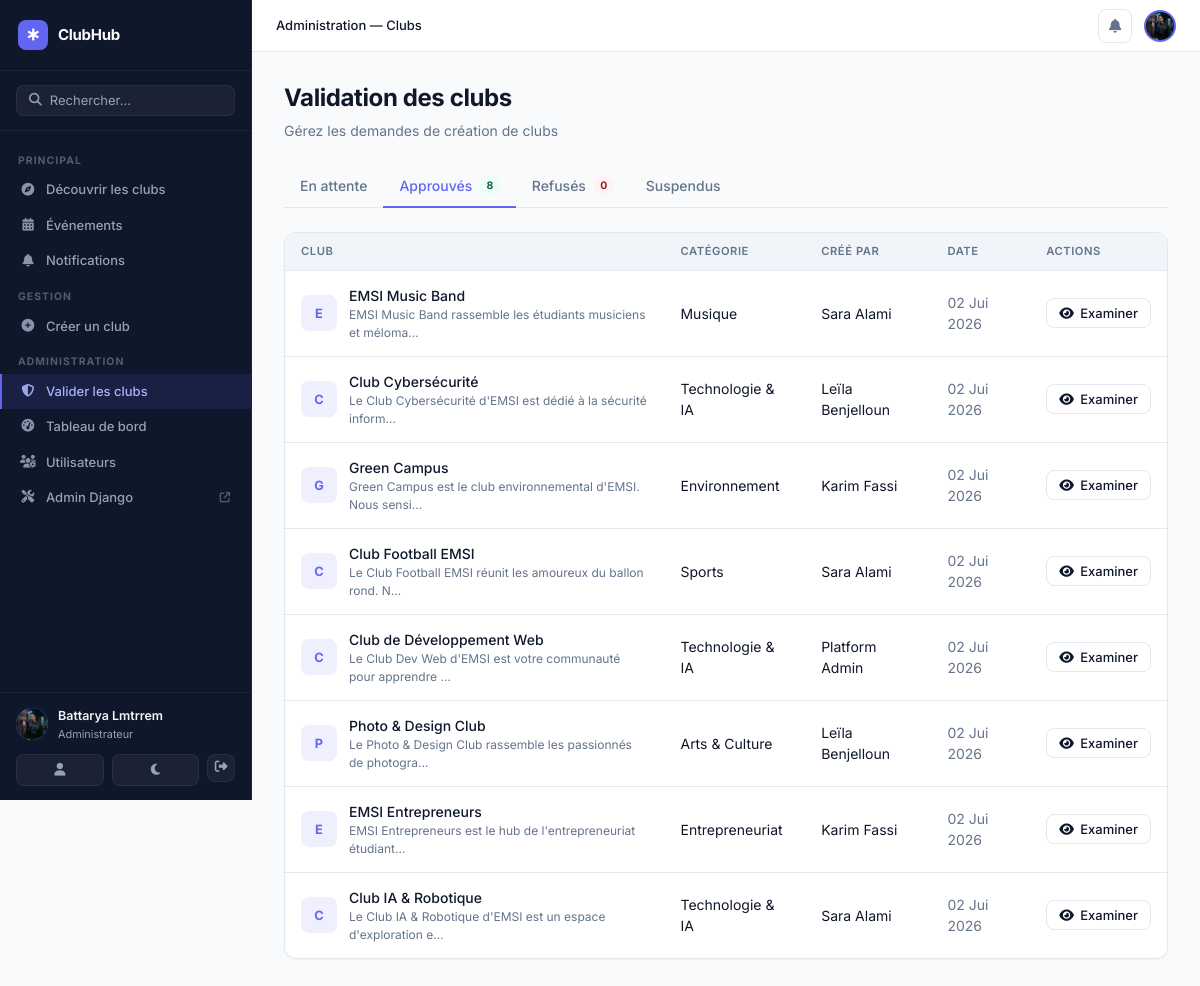
Page /admin-clubs/?status=approved (signed in) on the committed database.
### presences/models.py (models this page shows, shortened)
class Utilisateur(AbstractUser):
    ROLE_ADMIN = 'admin'
    ROLE_ENSEIGNANT = 'enseignant'
    ROLE_ETUDIANT = 'etudiant'
    ROLE_CLUB_MANAGER = 'club_manager'
    ROLE_CHOICES = (
        ('admin', 'Administrateur'),
        ('enseignant', 'Enseignant'),
        ('etudiant', 'Étudiant'),
        ('club_manager', 'Responsable de Club'),
    )
    role = models.CharField(max_length=20, choices=ROLE_CHOICES, default='etudiant')
    cne = models.CharField(max_length=20, blank=True, null=True)
    filiere = models.CharField(max_length=50, blank=True, null=True)
    bio = models.TextField(blank=True, default='')
    avatar = models.ImageField(upload_to='avatars/', null=True, blank=True)
    phone = models.CharField(max_length=20, blank=True, default='')
    university = models.CharField(max_length=200, blank=True, default='EMSI')
    website = models.URLField(blank=True, default='')
    linkedin = models.URLField(blank=True, default='')
    @property
    def is_platform_admin(self):
        return self.role == self.ROLE_ADMIN

### clubs/models.py (models this page shows, shortened)
class Club(models.Model):
    STATUS_PENDING = 'pending'
    STATUS_APPROVED = 'approved'
    STATUS_REJECTED = 'rejected'
    STATUS_SUSPENDED = 'suspended'
    STATUS_CHOICES = [
        ('pending', 'En attente'),
        ('approved', 'Approuvé'),
        ('rejected', 'Rejeté'),
        ('suspended', 'Suspendu'),
    ]
    name = models.CharField(max_length=200)
    slug = models.SlugField(unique=True, blank=True)
    short_description = models.CharField(max_length=300, blank=True)
    description = models.TextField()
    category = models.ForeignKey(
        ClubCategory, on_delete=models.SET_NULL,
        null=True, blank=True, related_name='clubs'
    )
    logo = models.ImageField(upload_to='clubs/logos/', null=True, blank=True)
    banner = models.ImageField(upload_to='clubs/banners/', null=True, blank=True)
    founding_date = models.DateField(null=True, blank=True)
    contact_email = models.EmailField(blank=True)
    contact_phone = models.CharField(max_length=20, blank=True)
    website = models.URLField(blank=True)
    facebook = models.URLField(blank=True)
    instagram = models.URLField(blank=True)
    twitter = models.URLField(blank=True)
    linkedin = models.URLField(blank=True)
    created_by = models.ForeignKey(
        settings.AUTH_USER_MODEL, on_delete=models.CASCADE,
        related_name='created_clubs'
    )
    status = models.CharField(max_length=20, choices=STATUS_CHOICES, default='pending')
    rejection_reason = models.TextField(blank=True)
    is_featured = models.BooleanField(default=False)
    is_public = models.BooleanField(default=True)
    max_members = models.PositiveIntegerField(default=0, help_text='0 = illimité')
    tags = models.CharField(max_length=500, blank=True)
    created_at = models.DateTimeField(auto_now_add=True)
    updated_at = models.DateTimeField(auto_now=True)
    class Meta:
        verbose_name = 'Club'
        verbose_name_plural = 'Clubs'
        ordering = ['-is_featured', '-created_at']

class ClubCategory(models.Model):
    name = models.CharField(max_length=100)
    slug = models.SlugField(unique=True)
    description = models.TextField(blank=True)
    icon = models.CharField(max_length=50, default='fa-users')
    color = models.CharField(max_length=7, default='#6366F1')
    display_order = models.PositiveIntegerField(default=0)
    class Meta:
        verbose_name = 'Catégorie'
        verbose_name_plural = 'Catégories'
        ordering = ['display_order', 'name']

### clubs/views.py (the view)
# urls.py: path('admin-clubs/', clubs_views.admin_clubs, name='admin_clubs'),
@login_required
def admin_clubs(request):
    if not request.user.is_platform_admin:
        return redirect('club_list')
    status_filter = request.GET.get('status', 'pending')
    clubs = Club.objects.filter(status=status_filter).select_related(
        'category', 'created_by'
    ).order_by('-created_at')
    counts = {
        'pending': Club.objects.filter(status='pending').count(),
        'approved': Club.objects.filter(status='approved').count(),
        'rejected': Club.objects.filter(status='rejected').count(),
        'suspended': Club.objects.filter(status='suspended').count(),
    }
    return render(request, 'clubs/admin_clubs.html', {
        'clubs': clubs,
        'status_filter': status_filter,
        'counts': counts,
    })

### notifications/context_processors.py (called while the page is built)
def notifications_context(request):
    ctx = {'unread_notif_count': 0, 'pending_clubs_count': 0}
    if request.user.is_authenticated:
        ctx['unread_notif_count'] = request.user.notifications.filter(is_read=False).count()
        if getattr(request.user, 'is_platform_admin', False):
            from clubs.models import Club
            ctx['pending_clubs_count'] = Club.objects.filter(status='pending').count()
    return ctx

### templates/clubs/admin_clubs.html (shortened to what this page needs)
{% extends 'base.html' %}
{% block breadcrumb %}
<span class="breadcrumb-item">Administration — Clubs</span>
{% endblock %}
{% block content %}
<div class="page-header">
  <div>
    <h1 class="page-title">Validation des clubs</h1>
    <p class="page-subtitle">Gérez les demandes de création de clubs</p>
  </div>
</div>
<div class="tab-nav">
  <a href="?status=pending" class="tab-link {% if status_filter == 'pending' %}active{% endif %}">
    En attente
  </a>
  <a href="?status=approved" class="tab-link {% if status_filter == 'approved' %}active{% endif %}">
    Approuvés <span class="tab-badge tab-badge--green">{{ counts.approved }}</span>
  </a>
  <a href="?status=rejected" class="tab-link {% if status_filter == 'rejected' %}active{% endif %}">
    Refusés <span class="tab-badge tab-badge--red">{{ counts.rejected }}</span>
  </a>
  <a href="?status=suspended" class="tab-link {% if status_filter == 'suspended' %}active{% endif %}">
    Suspendus
  </a>
</div>
{% if clubs %}
<div class="card">
  <div class="card-body p-0">
    <div class="table-wrapper">
      <table class="table">
        <thead>
          <tr>
            <th>Club</th>
            <th>Catégorie</th>
            <th>Créé par</th>
            <th>Date</th>
            <th>Actions</th>
          </tr>
        </thead>
        <tbody>
          {% for club in clubs %}
          <tr>
            <td>
              <div class="table-user-cell">
                <div class="club-list-logo">
                  {% if club.logo %}
                  <img src="{{ club.logo.url }}" alt="">
                  {% else %}
                  {{ club.name.0 }}
                  {% endif %}
                </div>
                <div>
                  <div class="table-user-name">{{ club.name }}</div>
                  <div class="table-user-sub">{{ club.description|truncatechars:60 }}</div>
                </div>
              </div>
            </td>
            <td>{{ club.category.name|default:"—" }}</td>
            <td>{{ club.created_by.get_full_name|default:club.created_by.username }}</td>
            <td class="text-sm text-muted">{{ club.created_at|date:"d M Y" }}</td>
            <td>
              <a href="{% url 'admin_review_club' pk=club.pk %}" class="btn btn-sm btn-secondary">
                <i class="fa-solid fa-eye"></i> Examiner
              </a>
            </td>
          </tr>
          {% endfor %}
        </tbody>
      </table>
    </div>
  </div>
</div>
{% else %}
<div class="empty-state empty-state--large">
  <div class="empty-icon"><i class="fa-solid fa-check-circle"></i></div>
  <h3 class="empty-title">Aucun club dans cette catégorie</h3>
  <p class="empty-desc">Il n'y a aucun club avec ce statut pour le moment.</p>
</div>
{% endif %}
{% endblock %}

### templates/base.html (shortened to what this page needs)
{% load static %}
<!DOCTYPE html>
<html lang="fr">
<head>
  <link rel="stylesheet" href="https://cdnjs.cloudflare.com/ajax/libs/font-awesome/6.5.0/css/all.min.css">
  <link rel="stylesheet" href="{% static 'css/style.css' %}">
  <link rel="stylesheet" href="{% static 'css/clubs.css' %}">
</head>
<body class="{% block body_class %}{% endblock %}">
{% if user.is_authenticated %}
<aside class="sidebar" id="sidebar">
  <div class="sidebar-brand">
    <a href="{% url 'club_list' %}" class="brand-link">
      <div class="brand-icon"><i class="fa-solid fa-star-of-life"></i></div>
      <span class="brand-name">ClubHub</span>
    </a>
  </div>
  <div class="sidebar-search">
    <form action="{% url 'club_list' %}" method="get">
      <div class="search-input-wrap">
        <i class="fa-solid fa-magnifying-glass"></i>
        <input type="text" name="q" placeholder="Rechercher..." class="sidebar-search-input">
      </div>
    </form>
  </div>
  <nav class="sidebar-nav">
    <div class="sidebar-section-label">Principal</div>
    <a href="{% url 'club_list' %}"
       class="sidebar-link {% if request.resolver_match.url_name == 'club_list' %}active{% endif %}">
      <i class="fa-solid fa-compass"></i>
      <span>Découvrir les clubs</span>
    </a>
    <a href="{% url 'event_list' %}"
       class="sidebar-link {% if 'event' in request.resolver_match.url_name %}active{% endif %}">
      <i class="fa-solid fa-calendar-days"></i>
      <span>Événements</span>
    </a>
    <a href="{% url 'notification_list' %}"
       class="sidebar-link {% if request.resolver_match.url_name == 'notification_list' %}active{% endif %}">
      <i class="fa-solid fa-bell"></i>
      <span>Notifications</span>
    </a>
    {% if user.role == 'admin' or user.role == 'club_manager' %}
    <div class="sidebar-section-label">Gestion</div>
    <a href="{% url 'club_create' %}"
       class="sidebar-link {% if request.resolver_match.url_name == 'club_create' %}active{% endif %}">
      <i class="fa-solid fa-plus-circle"></i>
      <span>Créer un club</span>
    </a>
    {% endif %}
    {% if user.role == 'admin' %}
    <div class="sidebar-section-label">Administration</div>
    <a href="{% url 'admin_clubs' %}"
       class="sidebar-link {% if 'admin_club' in request.resolver_match.url_name %}active{% endif %}">
      <i class="fa-solid fa-shield-halved"></i>
      <span>Valider les clubs</span>
    </a>
    <a href="{% url 'dashboard_admin' %}"
       class="sidebar-link {% if 'dashboard_admin' in request.resolver_match.url_name %}active{% endif %}">
      <i class="fa-solid fa-gauge-high"></i>
      <span>Tableau de bord</span>
    </a>
    <a href="{% url 'admin_users' %}" class="sidebar-link">
      <i class="fa-solid fa-users-gear"></i>
      <span>Utilisateurs</span>
    </a>
    <a href="/admin/" class="sidebar-link" target="_blank">
      <i class="fa-solid fa-screwdriver-wrench"></i>
      <span>Admin Django</span>
      <i class="fa-solid fa-arrow-up-right-from-square" style="font-size:.65rem;margin-left:auto;opacity:.5"></i>
    </a>
    {% endif %}
  </nav>
  <div class="sidebar-footer">
    <div class="sidebar-user">
      <div class="user-avatar-sm">
        {% if user.avatar %}
          <img src="{{ user.avatar.url }}" alt="" style="width:100%;height:100%;object-fit:cover;border-radius:50%;">
        {% else %}
          {{ user.get_initials }}
        {% endif %}
      </div>
      <div class="user-meta">
        <div class="user-name-sm">{{ user.get_full_name|default:user.username }}</div>
        <div class="user-role-sm">{{ user.get_role_display }}</div>
      </div>
    </div>
    <div class="sidebar-footer-actions">
      <a href="{% url 'profile' %}" class="sidebar-action-btn" title="Profil">
        <i class="fa-solid fa-user"></i>
      </a>
      <button class="sidebar-action-btn theme-toggle" id="themeToggle" title="Changer le thème">
        <i class="fa-solid fa-moon" id="themeIcon"></i>
      </button>
      <form method="post" action="{% url 'logout' %}" style="display:inline">
        <button type="submit" class="sidebar-action-btn sidebar-action-btn--danger" title="Déconnexion">
          <i class="fa-solid fa-right-from-bracket"></i>
        </button>
      </form>
    </div>
  </div>
</aside>
<div class="main-area">
  <header class="topbar">
    <div class="topbar-breadcrumb">
      {% block breadcrumb %}{% endblock %}
    </div>
    <div class="topbar-actions">
      <a href="{% url 'notification_list' %}" class="topbar-icon-btn" id="notif-btn">
        <i class="fa-solid fa-bell"></i>
      </a>
      <a href="{% url 'profile' %}" class="topbar-avatar">
        {% if user.avatar %}
          <img src="{{ user.avatar.url }}" alt="">
        {% else %}
          {{ user.get_initials }}
        {% endif %}
      </a>
    </div>
  </header>
  <main class="page-content">
    {% block content %}{% endblock %}
  </main>
</div>
{% else %}
<div class="public-layout">
  {% block public_content %}{% endblock %}
</div>
{% endif %}
</body>
</html>

### static/css/style.css (style rules this page uses)
:root { --primary: #2563EB; --primary-dark: #1D4ED8; --primary-light: #EFF6FF; --sidebar-bg: #1E293B; --sidebar-border: #334155; --sidebar-text: #94A3B8; --sidebar-text-active: #F8FAFC; --bg: #F1F5F9; --surface: #FFFFFF; --surface-secondary: #F8FAFC; --border: #E2E8F0; --text: #0F172A; --text-muted: #64748B; --text-light: #94A3B8; --danger: #DC2626; --danger-light: #FEF2F2; --success: #16A34A; --success-light: #F0FDF4; --warning: #D97706; --warning-light: #FFFBEB; --shadow-sm: 0 1px 2px 0 rgba(0, 0, 0, 0.05); --shadow: 0 1px 3px 0 rgba(0, 0, 0, 0.1), 0 1px 2px -1px rgba(0, 0, 0, 0.1); --shadow-md: 0 4px 6px -1px rgba(0, 0, 0, 0.1), 0 2px 4px -2px rgba(0, 0, 0, 0.1); --radius: 0.5rem; --radius-lg: 0.75rem; --sidebar-width: 240px; }
*, *::before, *::after { box-sizing: border-box; margin: 0; padding: 0; }
html { font-size: 16px; }
body { font-family: 'Inter', system-ui, -apple-system, sans-serif; color: var(--text); background: var(--bg); line-height: 1.5; -webkit-font-smoothing: antialiased; transition: background-color .2s ease, color .2s ease; }
.sidebar { width: var(--sidebar-width); background: var(--sidebar-bg); display: flex; flex-direction: column; flex-shrink: 0; position: fixed; top: 0; left: 0; height: 100vh; overflow-y: auto; z-index: 100; }
.sidebar-brand { padding: 1.375rem 1.25rem; font-size: 1rem; font-weight: 700; color: #F8FAFC; border-bottom: 1px solid var(--sidebar-border); letter-spacing: -0.3px; }
.sidebar-link { display: flex; align-items: center; gap: 0.625rem; padding: 0.5625rem 1.25rem; text-decoration: none; color: var(--sidebar-text); font-size: 0.875rem; font-weight: 500; transition: background 0.15s, color 0.15s; border-left: 2px solid transparent; }
.sidebar-link.active { background: rgba(37, 99, 235, 0.15); color: #60A5FA; border-left-color: #3B82F6; }
.sidebar-link i { width: 16px; font-size: 0.85rem; text-align: center; opacity: 0.85; }
.sidebar-footer { padding: 1rem 1.25rem; border-top: 1px solid var(--sidebar-border); }
.sidebar-user { display: flex; align-items: center; gap: 0.625rem; margin-bottom: 0.875rem; }
.main-area { margin-left: var(--sidebar-width); flex: 1; display: flex; flex-direction: column; min-height: 100vh; }
.card { background: var(--surface); border: 1px solid var(--border); border-radius: var(--radius-lg); box-shadow: var(--shadow-sm); overflow: hidden; }
.card-body { padding: 1.5rem; }
.btn { display: inline-flex; align-items: center; gap: 0.375rem; padding: 0.5rem 1rem; border-radius: var(--radius); border: 1px solid transparent; font-size: 0.875rem; font-weight: 500; cursor: pointer; text-decoration: none; transition: all 0.15s; white-space: nowrap; line-height: 1.4; font-family: inherit; }
.btn-secondary { background: var(--surface); color: var(--text); border-color: var(--border); }
.btn-sm { padding: 0.3rem 0.7rem; font-size: 0.8125rem; }
.table-wrapper { overflow-x: auto; }
.table { width: 100%; border-collapse: collapse; }
.table th { padding: 0.625rem 1rem; text-align: left; font-size: 0.72rem; font-weight: 600; color: var(--text-muted); text-transform: uppercase; letter-spacing: 0.05em; background: var(--surface-secondary); border-bottom: 1px solid var(--border); }
.table td { padding: 0.875rem 1rem; border-bottom: 1px solid var(--border); font-size: 0.9rem; vertical-align: middle; }
.table tr:last-child td { border-bottom: none; }
.tab-nav { display: flex; gap: 0; border-bottom: 1px solid var(--border); margin-bottom: 1.5rem; }
.tab-link { padding: 0.625rem 1rem; font-size: 0.875rem; font-weight: 500; color: var(--text-muted); text-decoration: none; border-bottom: 2px solid transparent; margin-bottom: -1px; transition: color 0.15s, border-color 0.15s; }
.tab-link.active { color: var(--primary); border-bottom-color: var(--primary); }
.text-muted { color: var(--text-muted); }
.text-sm { font-size: 0.875rem; }

### rows in the picture
Utilisateur: avatar (picture), get_full_name "Battarya Lmtrrem", role "Administrateur"
Club: name.0 "E", name "EMSI Music Band", description "EMSI Music Band rassemble les étudiants musiciens et méloma…", category.name "Musique", created_by.get_full_name "Sara Alami", created_at "02 Jui 2026"
Club: name.0 "C", name "Club Cybersécurité", description "Le Club Cybersécurité d'EMSI est dédié à la sécurité inform…", category.name "Technologie & IA", created_by.get_full_name "Leïla Benjelloun", created_at "02 Jui 2026"
Club: name.0 "G", name "Green Campus", description "Green Campus est le club environnemental d'EMSI. Nous sensi…", category.name "Environnement", created_by.get_full_name "Karim Fassi", created_at "02 Jui 2026"
Club: name.0 "C", name "Club Football EMSI", description "Le Club Football EMSI réunit les amoureux du ballon rond. N…", category.name "Sports", created_by.get_full_name "Sara Alami", created_at "02 Jui 2026"
Club: name.0 "C", name "Club de Développement Web", description "Le Club Dev Web d'EMSI est votre communauté pour apprendre …", category.name "Technologie & IA", created_by.get_full_name "Platform Admin", created_at "02 Jui 2026"
Club: name.0 "P", name "Photo & Design Club", description "Le Photo & Design Club rassemble les passionnés de photogra…", category.name "Arts & Culture", created_by.get_full_name "Leïla Benjelloun", created_at "02 Jui 2026"
Club: name.0 "E", name "EMSI Entrepreneurs", description "EMSI Entrepreneurs est le hub de l'entrepreneuriat étudiant…", category.name "Entrepreneuriat", created_by.get_full_name "Karim Fassi", created_at "02 Jui 2026"
Club: name.0 "C", name "Club IA & Robotique", description "Le Club IA & Robotique d'EMSI est un espace d'exploration e…", category.name "Technologie & IA", created_by.get_full_name "Sara Alami", created_at "02 Jui 2026"

### other values in the picture
{{ counts.approved }} "8"
{{ counts.rejected }} "0"
